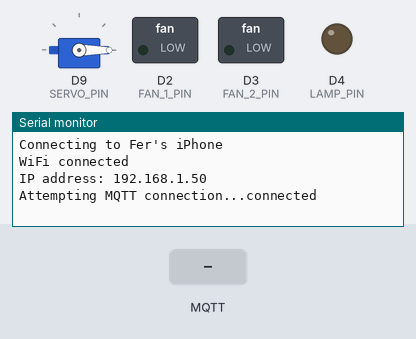
This sketch was run on a simulated Arduino Uno R4 WiFi. On the bench: servo, switched loads named in the sketch (green lamp = pin HIGH), output pins drawn as LEDs (lit = HIGH), the last lines printed to the serial monitor. The test bench sets the inputs (shaded band). WiFi joins after 1.5 s; servers stay silent unless stated; no MQTT or app messages arrive unless stated.

Above: at 2.7 s.
2.8 s: MQTT message "TOGGLE_FAN_1" arrives on the first subscribed topic
At 3.5 s:
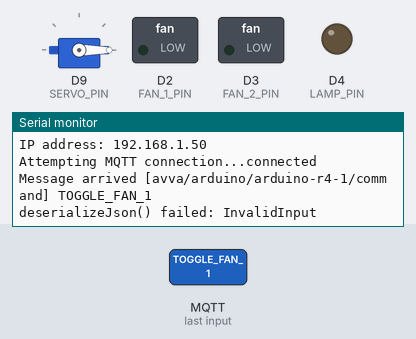
4.3 s: MQTT message "TOGGLE_LIGHT" arrives on the first subscribed topic
At 5.5 s:
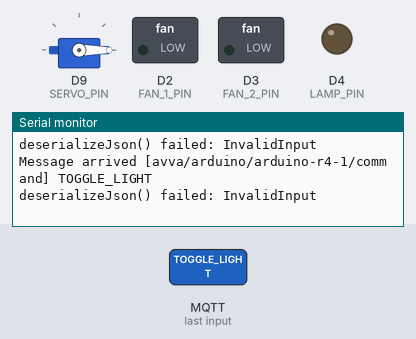
5.8 s: MQTT message "TOOGLE_LIGHT" arrives on the first subscribed topic
At 7.0 s:
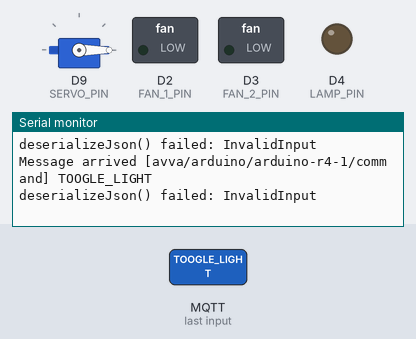

The sketch:

arduino-r4-1.ino
```cpp
#include <WiFiS3.h>
#include <PubSubClient.h>
#include <ArduinoJson.h>
#include <Servo.h>

// WiFi credentials
const char* ssid = "Fer's iPhone";
const char* password = "fer_hotspot1";

// MQTT Broker settings
const char* mqtt_server = "172.20.10.3"; // e.g. 192.168.1.100
const int mqtt_port = 1883;
const char* mqtt_topic = "avva/arduino/arduino-r4-1/command";

WiFiClient espClient;
PubSubClient client(espClient);

// Pin Definitions
const int FAN_1_PIN = 2;
const int FAN_2_PIN = 3;
const int LAMP_PIN = 4;
const int SERVO_PIN = 9;

Servo myServo;

// State Tracking
bool fan1State = false;
bool fan2State = false;
bool lampState = false;
bool servoOpen = false;

void setup_wifi() {
  delay(10);
  Serial.println();
  Serial.print("Connecting to ");
  Serial.println(ssid);

  WiFi.begin(ssid, password);

  while (WiFi.status() != WL_CONNECTED) {
    delay(500);
    Serial.print(".");
  }

  Serial.println("");
  Serial.println("WiFi connected");
  Serial.print("IP address: ");
  Serial.println(WiFi.localIP());
}

void callback(char* topic, byte* payload, unsigned int length) {
  Serial.print("Message arrived [");
  Serial.print(topic);
  Serial.print("] ");

  // Convert payload to string
  String message;
  for (unsigned int i = 0; i < length; i++) {
    message += (char)payload[i];
  }
  Serial.println(message);

  // Parse JSON
  StaticJsonDocument<256> doc;
  DeserializationError error = deserializeJson(doc, message);

  if (error) {
    Serial.print(F("deserializeJson() failed: "));
    Serial.println(error.f_str());
    return;
  }

  const char* command = doc["command"];

  if (strcmp(command, "TOGGLE_FAN_1") == 0) {
    fan1State = !fan1State;
    digitalWrite(FAN_1_PIN, fan1State ? HIGH : LOW);
    Serial.println(fan1State ? "Fan 1 ON" : "Fan 1 OFF");
  }
  else if (strcmp(command, "TOGGLE_FAN_2") == 0) {
    fan2State = !fan2State;
    digitalWrite(FAN_2_PIN, fan2State ? HIGH : LOW);
    Serial.println(fan2State ? "Fan 2 ON" : "Fan 2 OFF");
  }
  // Toleramos el error de tipeo TOOGLE_LIGHT presente en Python y el correcto TOGGLE_LIGHT
  else if (strcmp(command, "TOGGLE_LIGHT") == 0 || strcmp(command, "TOOGLE_LIGHT") == 0) {
    lampState = !lampState;
    digitalWrite(LAMP_PIN, lampState ? HIGH : LOW);
    Serial.println(lampState ? "Lamp ON" : "Lamp OFF");
  }
  else if (strcmp(command, "TOGGLE_SERVO") == 0) {
    servoOpen = !servoOpen;
    myServo.write(servoOpen ? 180 : 0);
    Serial.println(servoOpen ? "Servo OPEN (180)" : "Servo CLOSED (0)");
  }
}

void reconnect() {
  while (!client.connected()) {
    Serial.print("Attempting MQTT connection...");
    // Attempt to connect
    if (client.connect("Arduino_R4_1_Client")) {
      Serial.println("connected");
      // Subscribe to the topic
      client.subscribe(mqtt_topic);
    } else {
      Serial.print("failed, rc=");
      Serial.print(client.state());
      Serial.println(" try again in 5 seconds");
      delay(5000);
    }
  }
}

void setup() {
  Serial.begin(115200);

  // Setup Pins
  pinMode(FAN_1_PIN, OUTPUT);
  pinMode(FAN_2_PIN, OUTPUT);
  pinMode(LAMP_PIN, OUTPUT);

  myServo.attach(SERVO_PIN);

  // Initialize to OFF/CLOSED states
  digitalWrite(FAN_1_PIN, LOW);
  digitalWrite(FAN_2_PIN, LOW);
  digitalWrite(LAMP_PIN, LOW);
  myServo.write(0);

  setup_wifi();
  client.setServer(mqtt_server, mqtt_port);
  client.setCallback(callback);
}

void loop() {
  if (!client.connected()) {
    reconnect();
  }
  client.loop();
}
```

Measured:
- after the input at 2.8 s, the serial monitor: prints a new line at once (image 1)
- after the input at 4.3 s, the serial monitor: prints a new line at once (image 2)
- after the input at 5.8 s, the serial monitor: prints a new line at once (image 3)
